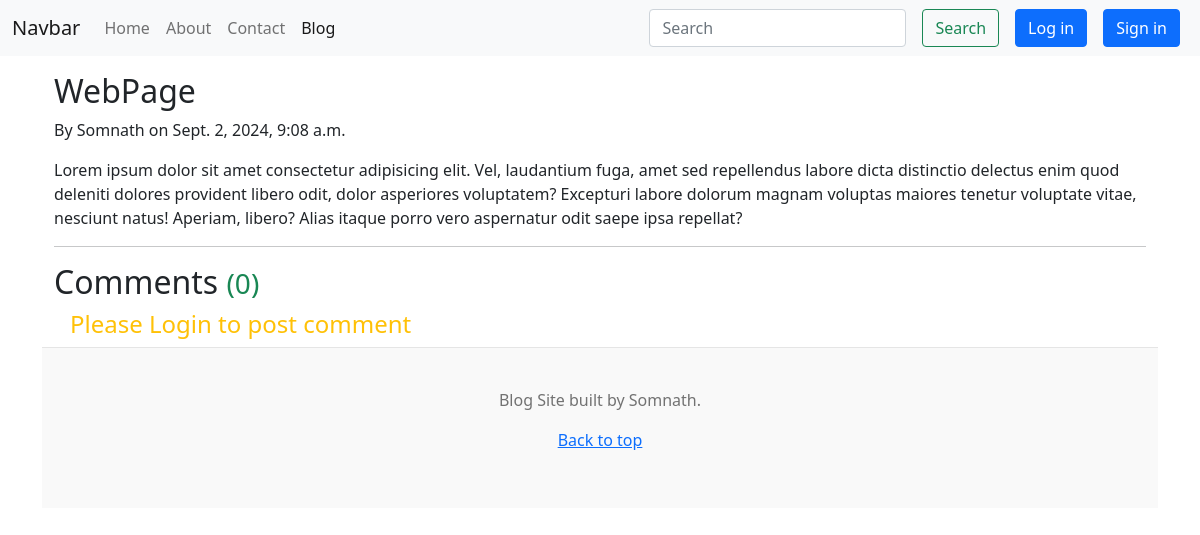
The page /blog/first on the database its author committed.
### blog/models.py (models this page shows, shortened)
class Post(models.Model):
    Sno = models.AutoField(primary_key=True)
    author = models.CharField(max_length=30)
    title = models.CharField(max_length=100)
    slug = models.CharField(max_length=50)
    timeStamp = models.DateTimeField(blank=True)
    content = models.TextField()

### blog/views.py (the view)
# urls.py: path('<str:slug>', views.blogpost, name='blogpost'),
def blogpost(request, slug):
    post=Post.objects.filter(slug=slug).first()
    comments= BlogComment.objects.filter(post=post, parent=None)
    replies= BlogComment.objects.filter(post=post).exclude(parent=None)
    replyDict={}
    for reply in replies:
        if reply.parent.sno not in replyDict.keys():
            replyDict[reply.parent.sno]=[reply]
        else:
            replyDict[reply.parent.sno].append(reply)
    context={'post':post, 'comments': comments, 'user': request.user, 'replyDict': replyDict}
    return render(request, "blog/blogpost.html", context)

### templates/blog/blogpost.html (shortened to what this page needs)
{% extends 'base.html' %}
{%block blogactive %} active {% endblock blogactive %}
{% block body %}
{% load humanize %}
<div class="container my-3">
  <div class="blog-post">
    <h2 class="blog-post-title">{{post.title}}</h2>
    <p class="blog-post-meta">By {{post.author}} on {{post.timeStamp}}</p>
    <p>{{post.content}}</p>
    <hr />
  </div>
</div>
<div class="container">
  <h2>Comments <small class="text-success"> ({{comments.count}}) </small></h2>
  {% if user.is_authenticated %}
  <form action="/blog/postComment" method="post">
    {% csrf_token %}
    <div class="form-group">
      <label for="exampleInputEmail1">Post Comment </label>
      <input
        type="text"
        class="form-control mx-2"
        name="comment"
        placeholder="Enter comment here"
      />
    </div>
    <input type="hidden" name="postSno" value="{{post.sno}}" />
    <input type="hidden" name="parentSno" value="" />
    <button type="submit" class="btn btn-primary my-2 mx-3">Submit</button>
  </form>
  {% else %}
  <h4 class="text-warning mx-3">Please Login to post comment</h4>
  {% endif %}
   {% endblock body %}

### templates/base.html (shortened to what this page needs)
<!doctype html>
<html lang="en">
<head>
  <link href="https://cdn.jsdelivr.net/npm/bootstrap@5.0.2/dist/css/bootstrap.min.css" rel="stylesheet"
>
</head>
<body>
  <nav class="navbar navbar-expand-lg navbar-light bg-light ">
    <div class="container-fluid">
      <a class="navbar-brand" href="/">Navbar</a>
      <div class="collapse navbar-collapse" id="navbarNavAltMarkup">
        <ul class="navbar-nav">
          <li>
            <a class="nav-link {% block homeactive %} {% endblock homeactive %}" aria-current="page" href="/">Home</a>
          </li>
          <li>
            <a class="nav-link {% block aboutactive %} {% endblock aboutactive %}" href="/about">About</a>
          </li>
          <li>
            <a class="nav-link {% block contactactive %} {% endblock contactactive %}" href="/contact">Contact</a>
          </li>
          <li>
            <a class="nav-link {% block blogactive %} {% endblock blogactive %}" href="/blog">Blog</a>
          </li>
        </ul>
      </div>
      <form methon="GET" class="d-flex" action="/search" role="search">
        <input class="form-control me-2" type="search" placeholder="Search" aria-label="Search" name="query" id="query">
        <button class="btn btn-outline-success mx-2" type="submit">Search</button>
      </form>
      {% if user.is_authenticated %}
      <div class="nav-item dropdown">
        <a class="nav-link dropdown-toggle" href="#" role="button" data-bs-toggle="dropdown" aria-expanded="false">
          Welcome, {{request.user}}
        </a>
        <ul class="dropdown-menu">
          <li><a class="dropdown-item" href="/bloglogout">Log out</a></li>
        </ul>
      </div>
      {% else %}
      <button type="button" class="btn btn-primary mx-2" data-bs-toggle="modal" data-bs-target="#loginModal">
        Log in
      </button>
      <button type="button" class="btn btn-primary mx-2" data-bs-toggle="modal" data-bs-target="#signinModal">
        Sign in
      </button>
      {% endif %}
    </div>
  </nav>
  <div class="container">{% block body %}{% endblock body%}</div>
  <footer class="blog-footer" style="padding: 2.5rem 0;
    color: #727272;
    text-align: center;
    background-color: #f9f9f9;
    border-top: .05rem solid #e5e5e5;">
    <p>Blog Site built by Somnath</a>.</p>
    <p>
      <a href="#">Back to top</a>
    </p>
  </footer>
</body>
</html>

### rows shown on the page
Post: title "WebPage", author "Somnath", timeStamp "Sept. 2, 2024, 9:08 a.m.", content "Lorem ipsum dolor sit amet consectetur adipisicing elit. Vel, laudantium fuga, amet sed repellendus labore dicta distinctio delectus enim quod deleniti dolores provident libero odit, dolor asperiores voluptatem? Excepturi labore dolorum magnam voluptas maiores tenetur voluptate vitae, nesciunt natus! Aperiam, libero? Alias itaque porro vero aspernatur odit saepe ipsa repellat?"

### other values the page prints
{{ comments.count }} "0"
